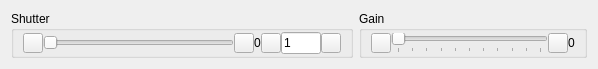
<?xml version="1.0" encoding="UTF-8"?>
<ui version="4.0">
 <class>CameraSimplePropertiesW</class>
 <widget class="QWidget" name="CameraSimplePropertiesW">
  <property name="geometry">
   <rect>
    <x>0</x>
    <y>0</y>
    <width>598</width>
    <height>69</height>
   </rect>
  </property>
  <property name="windowTitle">
   <string>Form</string>
  </property>
  <layout class="QHBoxLayout" name="horizontalLayout_3" stretch="3,2">
   <item>
    <widget class="QGroupBox" name="groupBox_2">
     <property name="sizePolicy">
      <sizepolicy hsizetype="Preferred" vsizetype="Preferred">
       <horstretch>1</horstretch>
       <verstretch>0</verstretch>
      </sizepolicy>
     </property>
     <property name="title">
      <string>Shutter</string>
     </property>
     <layout class="QHBoxLayout" name="horizontalLayout_2">
      <property name="spacing">
       <number>0</number>
      </property>
      <property name="topMargin">
       <number>0</number>
      </property>
      <property name="bottomMargin">
       <number>0</number>
      </property>
      <item>
       <widget class="QPushButton" name="leftShutterBtn">
        <property name="sizePolicy">
         <sizepolicy hsizetype="Fixed" vsizetype="Fixed">
          <horstretch>0</horstretch>
          <verstretch>0</verstretch>
         </sizepolicy>
        </property>
        <property name="maximumSize">
         <size>
          <width>20</width>
          <height>20</height>
         </size>
        </property>
        <property name="text">
         <string/>
        </property>
        <property name="icon">
         <iconset resource="../images.qrc">
          <normaloff>:/Buttons/Resurces/left_button.png</normaloff>:/Buttons/Resurces/left_button.png</iconset>
        </property>
        <property name="autoRepeat">
         <bool>true</bool>
        </property>
       </widget>
      </item>
      <item>
       <widget class="QSlider" name="shutterSlider">
        <property name="sizePolicy">
         <sizepolicy hsizetype="Minimum" vsizetype="Fixed">
          <horstretch>1</horstretch>
          <verstretch>0</verstretch>
         </sizepolicy>
        </property>
        <property name="minimum">
         <number>1</number>
        </property>
        <property name="maximum">
         <number>1000</number>
        </property>
        <property name="orientation">
         <enum>Qt::Horizontal</enum>
        </property>
       </widget>
      </item>
      <item>
       <widget class="QPushButton" name="rightShutterBtn">
        <property name="sizePolicy">
         <sizepolicy hsizetype="Fixed" vsizetype="Fixed">
          <horstretch>0</horstretch>
          <verstretch>0</verstretch>
         </sizepolicy>
        </property>
        <property name="maximumSize">
         <size>
          <width>20</width>
          <height>20</height>
         </size>
        </property>
        <property name="text">
         <string/>
        </property>
        <property name="icon">
         <iconset resource="../images.qrc">
          <normaloff>:/Buttons/Resurces/right_button.png</normaloff>:/Buttons/Resurces/right_button.png</iconset>
        </property>
        <property name="autoRepeat">
         <bool>true</bool>
        </property>
       </widget>
      </item>
      <item>
       <widget class="QLabel" name="shutterLabel">
        <property name="text">
         <string>0</string>
        </property>
        <property name="margin">
         <number>6</number>
        </property>
       </widget>
      </item>
      <item>
       <widget class="QPushButton" name="decreaseShutterStepBtn">
        <property name="sizePolicy">
         <sizepolicy hsizetype="Fixed" vsizetype="Fixed">
          <horstretch>0</horstretch>
          <verstretch>0</verstretch>
         </sizepolicy>
        </property>
        <property name="maximumSize">
         <size>
          <width>20</width>
          <height>20</height>
         </size>
        </property>
        <property name="text">
         <string/>
        </property>
        <property name="icon">
         <iconset resource="../images.qrc">
          <normaloff>:/Buttons/Resurces/left_button.png</normaloff>:/Buttons/Resurces/left_button.png</iconset>
        </property>
        <property name="autoRepeat">
         <bool>true</bool>
        </property>
       </widget>
      </item>
      <item>
       <widget class="QLineEdit" name="shutterStepEdit">
        <property name="sizePolicy">
         <sizepolicy hsizetype="Fixed" vsizetype="Fixed">
          <horstretch>0</horstretch>
          <verstretch>0</verstretch>
         </sizepolicy>
        </property>
        <property name="maximumSize">
         <size>
          <width>40</width>
          <height>16777215</height>
         </size>
        </property>
        <property name="text">
         <string>1</string>
        </property>
       </widget>
      </item>
      <item>
       <widget class="QPushButton" name="increaseShutterStepBtn">
        <property name="sizePolicy">
         <sizepolicy hsizetype="Fixed" vsizetype="Fixed">
          <horstretch>0</horstretch>
          <verstretch>0</verstretch>
         </sizepolicy>
        </property>
        <property name="maximumSize">
         <size>
          <width>20</width>
          <height>20</height>
         </size>
        </property>
        <property name="text">
         <string/>
        </property>
        <property name="icon">
         <iconset resource="../images.qrc">
          <normaloff>:/Buttons/Resurces/right_button.png</normaloff>:/Buttons/Resurces/right_button.png</iconset>
        </property>
        <property name="autoRepeat">
         <bool>true</bool>
        </property>
       </widget>
      </item>
     </layout>
    </widget>
   </item>
   <item>
    <widget class="QGroupBox" name="groupBox">
     <property name="title">
      <string>Gain</string>
     </property>
     <layout class="QHBoxLayout" name="horizontalLayout">
      <property name="spacing">
       <number>0</number>
      </property>
      <property name="topMargin">
       <number>0</number>
      </property>
      <property name="bottomMargin">
       <number>0</number>
      </property>
      <item>
       <widget class="QPushButton" name="leftGainBtn">
        <property name="sizePolicy">
         <sizepolicy hsizetype="Fixed" vsizetype="Fixed">
          <horstretch>0</horstretch>
          <verstretch>0</verstretch>
         </sizepolicy>
        </property>
        <property name="maximumSize">
         <size>
          <width>20</width>
          <height>20</height>
         </size>
        </property>
        <property name="text">
         <string/>
        </property>
        <property name="icon">
         <iconset resource="../images.qrc">
          <normaloff>:/Buttons/Resurces/left_button.png</normaloff>:/Buttons/Resurces/left_button.png</iconset>
        </property>
        <property name="autoRepeat">
         <bool>true</bool>
        </property>
       </widget>
      </item>
      <item>
       <widget class="QSlider" name="gainSlider">
        <property name="sizePolicy">
         <sizepolicy hsizetype="Minimum" vsizetype="Fixed">
          <horstretch>1</horstretch>
          <verstretch>0</verstretch>
         </sizepolicy>
        </property>
        <property name="maximum">
         <number>10</number>
        </property>
        <property name="orientation">
         <enum>Qt::Horizontal</enum>
        </property>
        <property name="tickPosition">
         <enum>QSlider::TicksBelow</enum>
        </property>
       </widget>
      </item>
      <item>
       <widget class="QPushButton" name="rightGainBtn">
        <property name="sizePolicy">
         <sizepolicy hsizetype="Fixed" vsizetype="Fixed">
          <horstretch>0</horstretch>
          <verstretch>0</verstretch>
         </sizepolicy>
        </property>
        <property name="maximumSize">
         <size>
          <width>20</width>
          <height>20</height>
         </size>
        </property>
        <property name="text">
         <string/>
        </property>
        <property name="icon">
         <iconset resource="../images.qrc">
          <normaloff>:/Buttons/Resurces/right_button.png</normaloff>:/Buttons/Resurces/right_button.png</iconset>
        </property>
        <property name="autoRepeat">
         <bool>true</bool>
        </property>
       </widget>
      </item>
      <item>
       <widget class="QLabel" name="GainLabel">
        <property name="text">
         <string>0</string>
        </property>
        <property name="margin">
         <number>6</number>
        </property>
       </widget>
      </item>
     </layout>
    </widget>
   </item>
  </layout>
 </widget>
 <resources>
  <include location="../images.qrc"/>
 </resources>
 <connections>
  <connection>
   <sender>shutterSlider</sender>
   <signal>valueChanged(int)</signal>
   <receiver>shutterLabel</receiver>
   <slot>setNum(int)</slot>
   <hints>
    <hint type="sourcelabel">
     <x>157</x>
     <y>43</y>
    </hint>
    <hint type="destinationlabel">
     <x>281</x>
     <y>62</y>
    </hint>
   </hints>
  </connection>
  <connection>
   <sender>gainSlider</sender>
   <signal>valueChanged(int)</signal>
   <receiver>GainLabel</receiver>
   <slot>setNum(int)</slot>
   <hints>
    <hint type="sourcelabel">
     <x>509</x>
     <y>47</y>
    </hint>
    <hint type="destinationlabel">
     <x>608</x>
     <y>46</y>
    </hint>
   </hints>
  </connection>
 </connections>
</ui>
